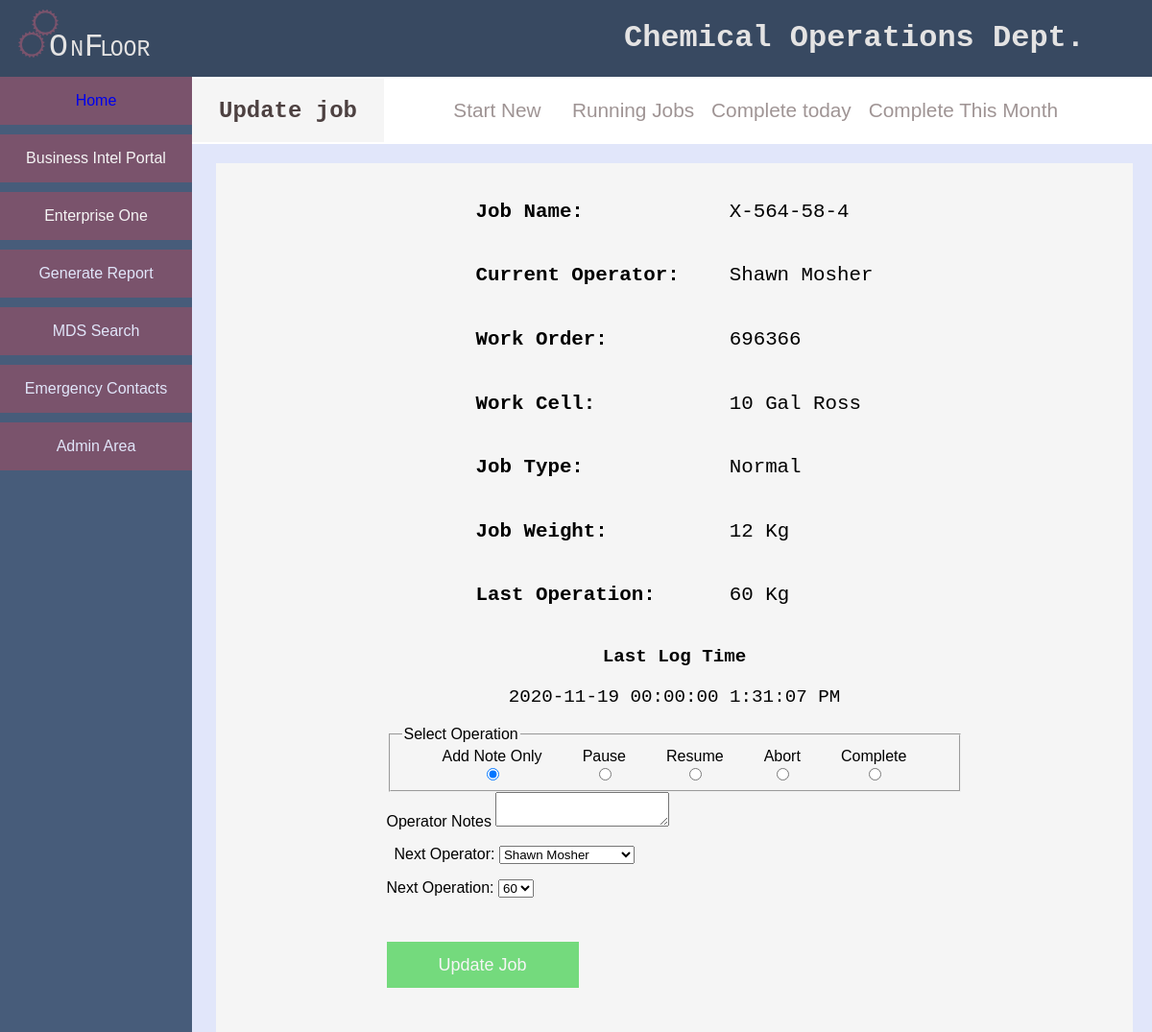
The app's page /update_job/136 with its own data.
### tables this page shows
CREATE TABLE `Job_Record` (
	`Job_ID` INTEGER NOT NULL PRIMARY KEY AUTOINCREMENT,
	`Job` TEXT,
	`Work_Order` TEXT,
	`Job_Weight`  INTEGER NOT NULL,
	`Work_Cell`  INTEGER NOT NULL,
	`Job_Type`  INTEGER NOT NULL,
	`Job_Status` INTEGER NOT NULL,
	`Start_Time` TEXT,
	`Notes` TEXT,
	`In-Process_Testing` INEGER,
	`Pre_Adjustment` INTEGER,
	`End_Time` TEXT,
	`Total_Operations` INTEGER,
	`Start_Date` TEXT,
	`End_Date` TEXT,
	`Last_Operation` INTEGER
);

CREATE TABLE `Work_Cells` (
	`Cell_ID` INTEGER NOT NULL PRIMARY KEY AUTOINCREMENT,
	`Cell` TEXT
);

CREATE TABLE `Job_Categories` (
	`Type_ID` INTEGER NOT NULL PRIMARY KEY AUTOINCREMENT,
	`Type` TEXT);

### app.py (the view)
@app.route("/update_job/<jobID>")
def updateJob(jobID):
    page = "Update job"
    oplist = DB.getActiveOperators()
    typeList = DB.getJobType()
    workcellList = DB.getWorkCells()
    result = DB.setUpdateForm(jobID)
    job = {
    'job ID': result[0][0],
    'job name': result[0][1],
    'work order': result[0][2],
    'cell': result[0][3],
    'cell ID': result[0][4],
    'status': result[0][5],
    'status ID': result[0][6],
     'type': result[0][7],
    'type ID': result[0][8],
    'weight': result[0][9],
    'activity ID' : result[0][10],
    'operator': result[0][11],
    'operator ID': result[0][12],
    'last op': result[0][13],
    'notes': result[0][14],
    'last activity': result[0][15],
    }
    return render_template('update_job.html',job=job, oplist=oplist, page=page)

### data/DB.py (called while the page is built)
def make_connection():
    connection_String = "C:\\Users\\sbish\\Desktop\\project x\\data\\JT_DATA.db" #home
    return sqlite3.connect(connection_String)

def end_connection(conn):
    conn.close()

def getActiveOperators():
    conn = make_connection()
    c = conn.cursor()
    SQL = Q.SelectActiveOperators()
    c.execute(SQL)
    items = c.fetchall()
    end_connection(conn)
    return items

def getWorkCells():
    conn = make_connection()
    c = conn.cursor()
    SQL = Q.SelectWorkCells()
    c.execute(SQL)
    items = c.fetchall()
    end_connection(conn)
    return items

def getJobType():
    conn = make_connection()
    c = conn.cursor()
    SQL = Q.SelectJobType()
    c.execute(SQL)
    items = c.fetchall()
    end_connection(conn)
    return items

def setUpdateForm(JobID):
    conn = make_connection()
    c = conn.cursor()
    SQL = Q.SelectJobToUpdate(JobID)
    c.execute(SQL)
    items = c.fetchall()
    end_connection(conn)
    return items

### data/SQL.py (called while the page is built)
def SelectJobType():
    SQL = "SELECT jc.Type_ID, jc.Type FROM Job_Categories jc; "
    return SQL

def SelectWorkCells():
    SQL = "SELECT wc.Cell_ID, wc.Cell FROM Work_Cells wc; "
    return SQL

def SelectActiveOperators():
    SQL = "SELECT o.Operator_ID, o.First_Name || ' ' || o.Last_Name AS [Name], ds.Shift, os.Status "
    SQL += "FROM Operators o "
    SQL += "JOIN Dept_Shifts ds ON ds.Shift_ID = o.Shift "
    SQL += "JOIN Operator_Status os ON os.Status_ID = o.Status "
    SQL += "WHERE os.Status NOT IN ('Inactive') "
    SQL += "ORDER BY ds.Shift, [Name]"
    return SQL

### templates/update_job.html (shortened to what this page needs)
{% extends "layout.html"%}
    {% block body%}
        <div class="details-wrap">
            <div class="jdu-col-left">
                <table class="job-details-update">
                    <tr>
                        <td class="jdu-label"><p>Job Name:</p></td>
                        <td class="jdu-value"><p>{{job['job name']}}</p></td>
                    </tr>
                    <tr>
                        <td class="jdu-label"><p>Current Operator:</p></td>
                        <td class="jdu-value"><p>{{job['operator']}}</p></td>
                    </tr>
                    <tr>
                        <td class="jdu-label"><p>Work Order:</p></td>
                        <td class="jdu-value"><p>{{job['work order']}}</p></td>
                    </tr>
                    <tr>
                        <td class="jdu-label"><p>Work Cell:</p></td>
                        <td class="jdu-value"><p>{{job['cell']}}</p></td>
                    </tr>
                    <tr>
                        <td class="jdu-label"><p>Job Type:</p></td>
                        <td class="jdu-value"><p>{{job['type']}}</p></td>
                    </tr>
                    <tr>
                        <td class="jdu-label"><p>Job Weight:</p></td>
                        <td class="jdu-value"><p>{{job['weight']}} Kg</p></td>
                    </tr>
                    <tr>
                        <td class="jdu-label"><p>Last Operation:</p></td>
                        <td class="jdu-value"><p>{{job['last op']}} Kg</p></td>
                    </tr>
                </table>
                <div class="timestamp">
                    <p style="font-weight: bold;">Last Log Time</p>
                    <p>{{job['last activity']}}</p>
                </div>
            </div>
            <div class="jdu-col-right">
                <form class="update-job"action="" method="POST">
                        <fieldset>
                            <legend>Select Operation</legend>
                            <div class="radio-wrap">
                            <div class="radio">
                                <label for="add_note">Add Note Only</label>
                                <input  type="radio" name="action" id="add_note" value="1" checked/>
                            </div>
                            <div class="radio">
                                <label for="pause">Pause</label>
                                <input  type="radio" name="action" id="pause" value="3"/>
                            </div>
                            <div class="radio">
                                <label for="resume">Resume</label>
                                <input  type="radio" name="action" id="resume" value="7"/>
                            </div>
                            <div class="radio">
                                <label for="abort">Abort</label>
                                <input  type="radio" name="action" id="abort" value="5"/>
                            </div>
                            <div class="radio">
                                <label for="complete">Complete</label>
                                <input  type="radio" name="action" id="complete" value="2"/>
                            </div>
                            </div>
                        </fieldset>
                    <div class="field-wrap">
                        <label for="notes">Operator Notes</label>
                        <textarea class="notes" name ='notes' id="notes" autocomplete="off">{{job['notes']}}</textarea>
                    </div>
                    <div class="field-wrap">
                       <P class="next_op"><label class="w200" >Next Operator: </label>
                        <select class="w200"  name="operator" value="">
                            <option value="{{job['operator ID']}}" selected='selected'>{{job['operator']}}</option>
                        </select>
                       </P>
                       <p>
                        <label class="w200" >Next Operation: </label>
                        <select class="w200"  name="total_operations">
                            <option value="{{job['last op']}}">{{job['last op']}}</option>
                        </select>
                        </p>
                        <input class="submit" type="submit" name="Start_new_job" value="Update Job">
                    </div>
                </form>
            </div>
        </div>
      {% endblock %}

### templates/layout.html (shortened to what this page needs)
<!DOCTYPE HTML>
<html lang="en">
   <head>
      <link rel= "stylesheet" type= "text/css" href="{{ url_for('static', filename='style.css')}}"/>
   </head>
   <body>
   {% include 'header.html' %}
   <section class="main">
      {% include 'nav.html' %}
      <div class="content-wrapper">
         {% include 'subnav.html' %}
         <div class="content">
            {%block body%}{% endblock%}
         </div>
      </div>
   </section>
   </body>
</html>

### templates/header.html
<div class="header_area">
    <div class="header_logo_container">
        <img src="../static/images/OnFloorLogo.svg" alt="">
    </div>
    <div class="header_text">
       <h1>Chemical Operations Dept.</h1>
    </div>
</div>

### templates/nav.html
<div class="nav">
    <div class="nav_btn"><a href="/">Home</a></div>
    <div class="nav_btn"><a href="" target="_blank">Business Intel Portal</a></div>
    <div class="nav_btn"><a href="" target="_blank">Enterprise One</a></div>
    <div class="nav_btn"><a>Generate Report</a></div>
    <div class="nav_btn"><a>MDS Search</a></div>
    <div class="nav_btn"><a>Emergency Contacts</a></div>
    <div class="nav_btn"><a>Admin Area</a></div>
</div>

### templates/subnav.html
<div class="sub-nav-container">
    <div class="sub-nav-heading-container">
        <div class="sub-nav-heading-header">
            <h2>{{page}}</h2>
        </div>
    </div>
    <div class="sub-nav">
        <ul>
            <li class=''><a href="/new_job">Start New</a></li>
            <li class=''><a href="/runningjobs">Running Jobs</a></li>
            <li class=''><a href="">Complete today</a></li>
            <li class=''><a href="">Complete This Month</a></li>
        </ul>
    </div>
</div>

### static/style.css (style rules this page uses)
* { box-sizing: border-box; }
html,body { margin: 0; padding: 0; height: 100%; width: 100%; font-family: Verdana, Geneva, Tahoma, sans-serif; }
body { background: #E1E6FA; display: flex; flex-direction: column; }
a { text-decoration: none; }
.header_area { background: #384961; height: 80px; position: fixed; width: 100%; z-index: 2; display: flex; justify-content: end; align-items: center; }
.header_logo_container { flex-grow: 1; }
.header_logo_container img { height: 70px; }
.header_text h1 { margin-top: 20px; padding-right: 70px; color:#e4e3e3; font-family: 'Courier New', Courier, monospace; }
.sub-nav-container { display: flex; justify-content: flex-start; align-items: center; background-color: #fff; color: #e4e3e3; position: fixed; z-index: 3; left: 200px; height: 70px; top:80px; width: 100%; }
.sub-nav-heading-container { background-color: #f5f5f5; color:#4d4141; width: 200px; }
.sub-nav-heading-header { font-weight: bolder; font-size: 1em; text-align: center; font-family: 'Courier New', Courier, monospace; }
.sub-nav { width: 60%; }
.sub-nav ul { display: flex; list-style: none; justify-content: space-evenly; margin: 0; }
.sub-nav ul li { min-width: 120px; text-align: center; }
.sub-nav ul li a { color: #9f9494; font-size: 1.3em; }
.main { height: auto; display: flex; flex-grow: 1; position: relative; }
.nav { background: #475c7a; width: 200px; color:#E1E6FA; position:fixed; height: 100%; top:70px; }
.nav_btn { height: 50px; margin: 10px 0; width: 100%; text-align: center; }
.nav_btn a { display: inline-block; background: #7A536C; margin: 0 auto; padding: 1em; width: 100%; }
.content-wrapper { width: 80%; margin: 0 auto; padding-left: 5px; }
.content { position: relative; left: 100px; top: 170px; overflow-x: hidden; }
.content { background-image: url(images/gear.png); background-attachment: fixed; background-size: cover; }
.field-wrap .submit { width: 200px; margin: 30px 0; height: 48px; border: none; background: #74da7d; color: #f5f5f5; font-size: 18px; }
.job-details-update tr td p { font-family: 'Courier New', Courier, monospace; font-size: 1.3em; padding: 0; }
.job-details-update tr td { height: 20px; padding: 0; }
.jdu-label { font-weight:bolder; text-align: left; }
.jdu-value p { margin-left: 50px; }
.details-wrap { display: flex; flex-wrap: wrap; justify-content: space-around; background: #f5f5f5; padding: 16px; }
.jdu-col-right { width: auto; }
.jdu-col-left { width: auto; }
.timestamp { font-family: 'Courier New', Courier, monospace; font-size: 1.2em; padding: 0; text-align: center; }
.jdu-col-right form { width: 600px; }
.radio-wrap { display: flex; justify-content: space-evenly; }
.radio { display: flex; flex-direction: column; justify-content: center; align-items: center; }
.next_op { position: relative; left: 8px; }

### records on screen
Job_Record: Job "X-564-58-4", Work_Order "696366"
Work_Cells: cell "10 Gal Ross"
Job_Categories: type "Normal"

### other values on screen
{{ page }} "Update job"
{{ job['operator'] }} "Shawn Mosher"
{{ job['weight'] }} "12"
{{ job['last op'] }} "60"
{{ job['last activity'] }} "2020-11-19 00:00:00 1:31:07 PM"
form field operator "Shawn Mosher"
form field total_operations "60"
